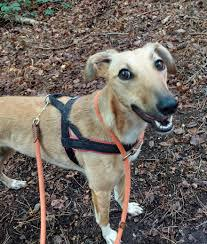
#> input picture Andrew_NG/Deep_Learning_Specialization/C1/CatDogDataset/test/dogs/dog_114.jpg, 207 x 244 px
$ jupyter execute --allow-errors C1_W4_2.ipynb   (shell and % lines are left out)
#> lines starting #> are read from the running program, lines starting #| are printed output that depends on the picture
# C1-Week4 : Cat Classifier

## 1- Import Package

[cell 1]
import numpy as np
import h5py   # to load dataset in .h5 format file
import requests
import zipfile
from pathlib import Path
import os
import random
from PIL import Image
import matplotlib.pyplot as plt
from multiprocessing import Pool, cpu_count
from sklearn.utils import shuffle

from dnn_utils import *

## 2- Dataset
+ Unfortunately the given **Cat dataset** of this course (Deep-Learning Specialization by Andrew NG) was corrupted, So I randomly choose a [kaggle Cat vs Dog dataset](https://www.kaggle.com/datasets/samuelcortinhas/cats-and-dogs-image-classification)

+ The goal here is the same as **Cat Classifier** (is cat/is not cat), so train a **Cat or Dog Classifier** (isCat/ isNotCat-isDog)
### 2.1- Loading train and test dataset
1. Check the dataset.h5 error.
2. Check for existance of the new dataset.
3. Make a directory and start downloading from kaggle.
4. Unzip the downloaded zipfile in it created directory

**NOTE**: I have already downloaded the zipfile for Iranian friends who will have hard time downloading from kaggle! if you prefer downloading from source, you can simply uncomment the give command,
```!kaggle datasets download -d samuelcortinhas/cats-and-dogs-image-classification```

[cell 2]
try:
    train_dataset = h5py.File('CatDataset/test_catvnoncat.h5', 'r')
    test_dataset = h5py.File('CatDataset/test_catvnoncat.h5')
except Exception as e:
    print('[NOTE] I was not able to read the given dataset, the error is:\n',e)

[cell 3]
data_path = Path('./CatDogDataset/')

if data_path.is_dir():
    print(f"[NOTE] {data_path} directory exists.")
else:
    print(f"[NOTE] Did not find {data_path} directory, creating one...")
    data_path.mkdir()

    # Download dataset from kaggle
    print('[NOTE] Start downloading dataset from kaggle.')
    # !kaggle datasets download -d samuelcortinhas/cats-and-dogs-image-classification

    # Unzip Cat vs Dog dataset
    with zipfile.ZipFile('cats-and-dogs-image-classification.zip', 'r') as zip_file:
        print('[NOTE] Unzipping the dataset')
        zip_file.extractall(data_path)
        zip_file.close()

### 2.2- Data preparation
1. inspect what's in CatDogDataset directory by writing a helper function to walk through each of the subdirectories and count the files present, so:
    + **training set**: 279 cats and 278 dogs
    + **testing set**: 70 cats and 70 dogs

[cell 4]
def walk_dir(dir_path):
    for dirpath, dirnames, filenames in os.walk(dir_path):
        print('There are {} directories & {} files in {}'
              .format(len(dirnames), len(filenames), dirpath))

[cell 5]
walk_dir(data_path)

[cell 6]
train_dir = data_path / 'train'
test_dir = data_path / 'test'

train_dir, test_dir

### 2.3- Data Exploration (Image Visualization)
1. Get the list of all images using `.glob()` which Iterate over give subtree and yield all existing files.
2. turn images into numpy array then plot it.

[cell 7]
data_path_list = list(data_path.glob('*/*/*.jpg'))
print('Nnumber of images: ',len(data_path_list))

[cell 8]
# random.seed(1)

random_data_path = random.choice(data_path_list)
data_class = random_data_path.parent.stem
img = Image.open(random_data_path)
#> img is the input picture: PIL image 207x244 RGB; mean R, G, B 112.2, 104.1, 97.3

print('The path of random image', random_data_path)
print('The class of random image', data_class)
print('heigh:{} | width:{}'.format(img.height, img.width))
#| heigh:244 | width:207
img

[cell 9]
img = np.asarray(img)

plt.figure(figsize=(12,8))
plt.imshow(img)
plt.title('image of {} | shape:{} ->[height, width, color_channels]'
          .format(data_class, img.shape))
plt.axis(False);

[cell 10]
# [6 lines left out: function display_image, not called in this run]

### 2.4- Data Transformation
Define a `batch_images_to_arrays` function that:
1. takes a list of image file paths,
2. resizes each image, and
3. converts them to NumPy arrays using parallel processing with multiple CPU cores
4. Normalize each pixel [0, 255] to have range of [0, 1]

[cell 11]
def image_to_array(filepath, width, height):
#> called with width = 64, height = 64
    with Image.open(filepath) as img:
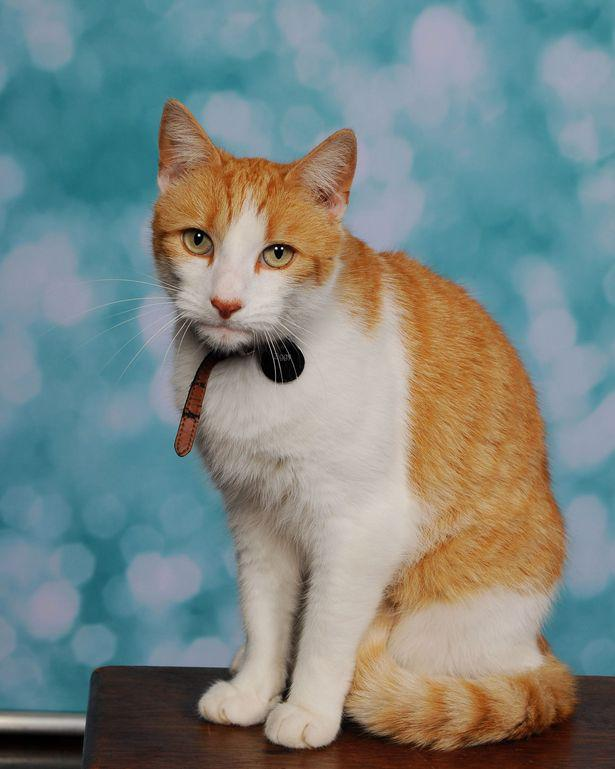
#> input picture Andrew_NG/Deep_Learning_Specialization/C1/CatDogDataset/test/cats/cat_1.jpg, 615 x 769 px
#> img is the input picture: PIL image 615x769 RGB; mean R, G, B 123, 134.4, 131.3
        return np.array(img.convert('RGB').resize((width, height)), dtype=np.float32)/255.0, 1 if filepath.parent.stem == 'cats' else 0

def batch_to_arrays(batch_file_paths, width, height):
    with Pool(processes=cpu_count()) as pool:
        return zip(*pool.starmap(image_to_array, [(file, width, height)
                                             for file in batch_file_paths]))
#> call 2 of image_to_array, with width = 64, height = 64
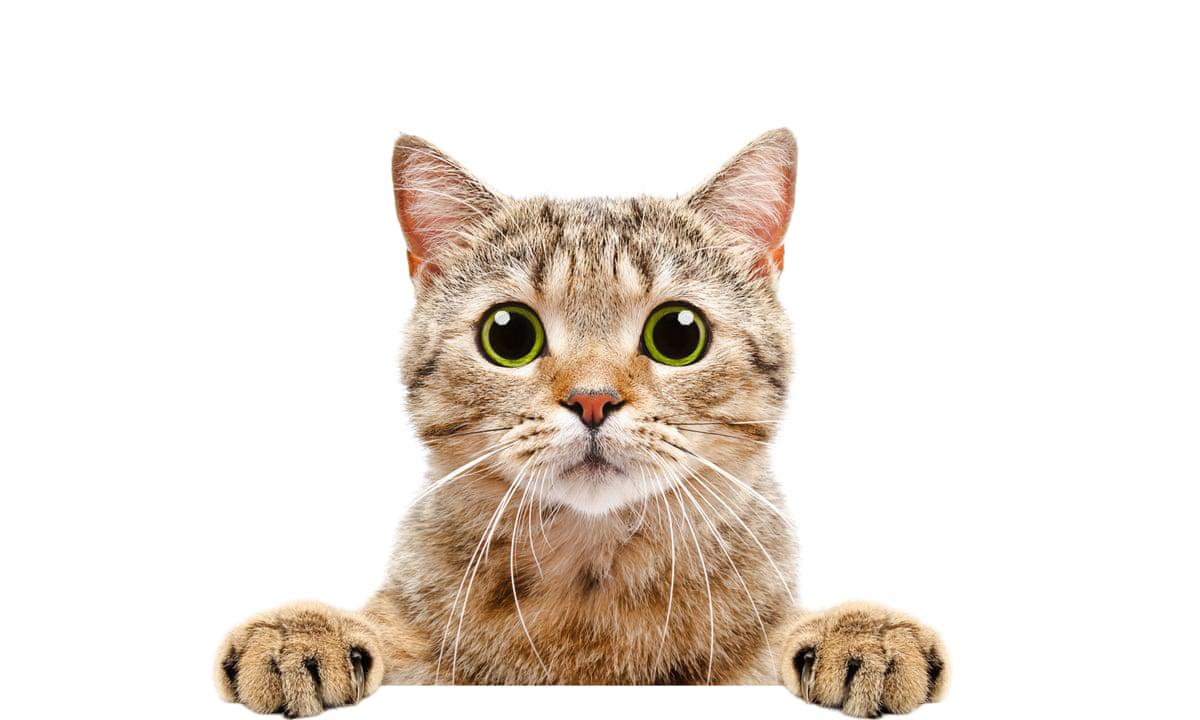
#> input picture Andrew_NG/Deep_Learning_Specialization/C1/CatDogDataset/test/cats/cat_106.jpg, 1200 x 720 px
#> in image_to_array, img is the input picture: PIL image 1200x720 RGB; mean R, G, B 235.5, 227.2, 219.7
#> call 3 of image_to_array, with width = 64, height = 64
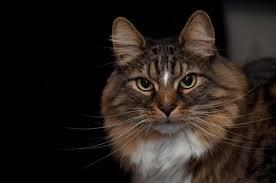
#> input picture Andrew_NG/Deep_Learning_Specialization/C1/CatDogDataset/test/cats/cat_109.jpg, 276 x 183 px
#> in image_to_array, img is the input picture: PIL image 276x183 RGB; mean R, G, B 39.1, 31.3, 26.7

[cell 12]
train_path = list(train_dir.glob('*/*.jpg'))
width, height = 64, 64

#> (the rest of this cell did not finish here and is left out)

#> (a cell that did not finish here is left out)

[cell 14]
test_path = list(test_dir.glob('*/*.jpg'))

X_test, y_test = batch_to_arrays(test_path, width, height)
#> y_test = (1, 1, 1, 0)
X_test, y_test = np.array(X_test), np.array(y_test)
#> y_test = [1, 1, 1, 0]
print('X_test:{} | y_test:{}'.format(X_test.shape, y_test.shape))
#| X_test:(4, 64, 64, 3) | y_test:(4,)
